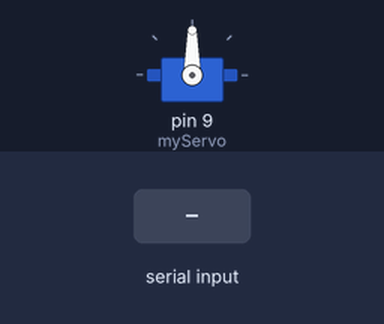
This sketch was run on a simulated Arduino Uno, built with avr-gcc and run on an emulated ATmega328P. On the bench: servo. The inputs (shaded band) are chosen by the test bench.

Above: at 1.2 s.
1.3 s: "B" received over Serial
Timing chart, 0 to 4.3 s (numbered marks = the images above; inputs shaded):
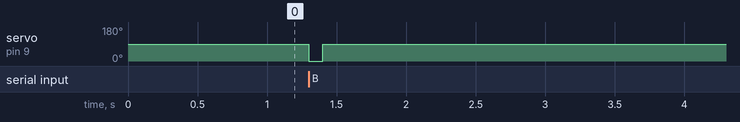

The sketch:

bird_motor.ino
```cpp
#include <Servo.h>

Servo myServo;

void setup() {
  Serial.begin(9600);
  myServo.attach(9);       // Signal pin connected to D9
  myServo.write(90);       // Neutral position
}

void loop() {
  if (Serial.available()) {
    char command = Serial.read();
    if (command == 'B') {
      myServo.write(0);    // Move to 0°
      delay(100);
      myServo.write(90);   // Return to 90°
      delay(100);
    }
  }
}
```

Measured:
- after the input at 1.3 s, servo on pin 9 (myServo): 90° → 0° at once, → 90° 0.10 s later
